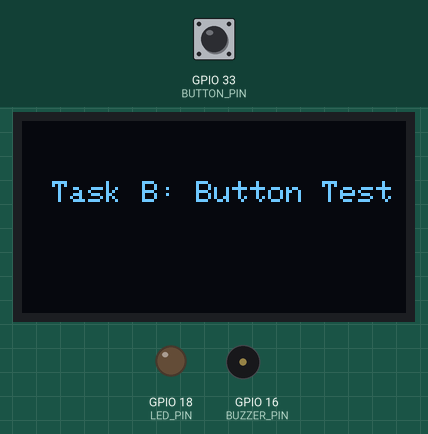
Recording of a program running on a simulated ESP32. On the bench: 128×64 one-colour display, output pins drawn as LEDs (lit = HIGH), buzzer (waves = sounding). Dashed ring = blinking. The test bench sets the inputs (shaded band); at power-on: GPIO 33 (BUTTON_PIN) HIGH.

Above: at 2.7 s.
2.8 s: GPIO 33 (BUTTON_PIN) pulled LOW for 0.15 s
At 3.5 s:
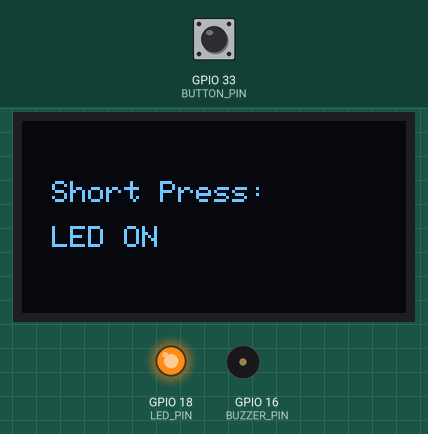
4.4 s: GPIO 33 (BUTTON_PIN) pulled LOW for 3.2 s
At 9.3 s:
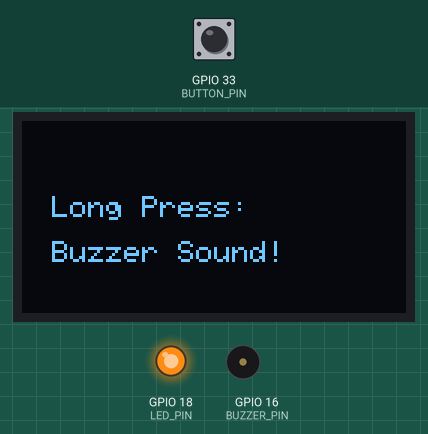
9.6 s: GPIO 33 (BUTTON_PIN) pulled LOW for 1 s
At 11.1 s:
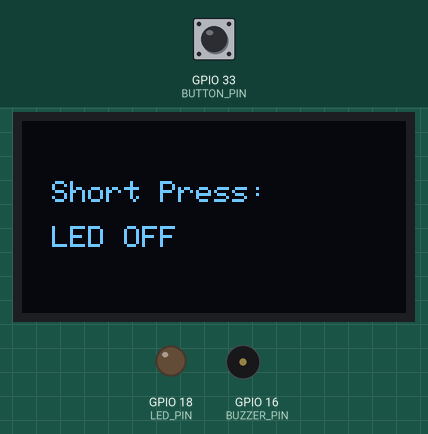
12.1 s: GPIO 33 (BUTTON_PIN) pulled LOW for 3.2 s
At 16.5 s:
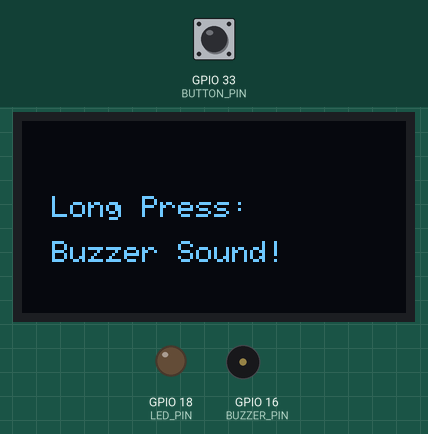
17.3 s: GPIO 33 (BUTTON_PIN) pulsed LOW 5 times (0.12 s each, 0.3 s apart)
At 17.89 s:
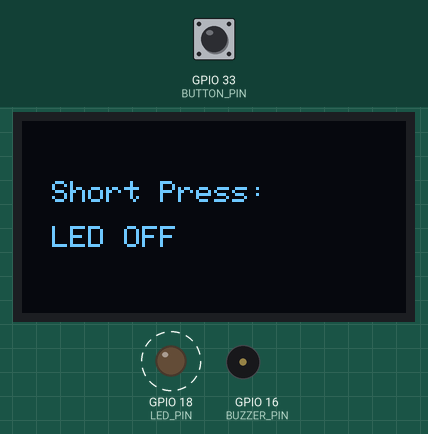
Timing chart, 0 to 20.3 s (numbered marks = the images above; inputs shaded):
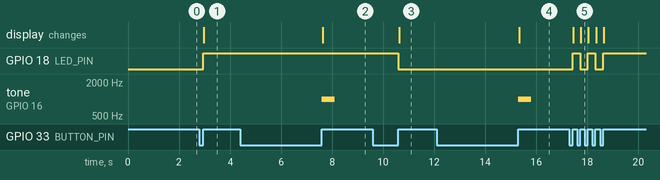

The program:

main.cpp
```cpp
// --- Task B: Button Press Detection ---

// Name:Shahzaman Dhillon
// Reg. No: 23-NTU-CS-1273
// Description: Short press toggles LED, long press (>1.5s) plays buzzer tone


#include <Arduino.h>
#include <Wire.h>
#include <Adafruit_GFX.h>
#include <Adafruit_SSD1306.h>

// --- OLED Configuration ---
#define SCREEN_WIDTH 128
#define SCREEN_HEIGHT 64
Adafruit_SSD1306 display(SCREEN_WIDTH, SCREEN_HEIGHT, &Wire, -1);

// --- Pin Configuration ---
#define BUTTON_PIN 33   // Push button pin
#define LED_PIN 18        // LED pin
#define BUZZER_PIN 16     // Buzzer pin

// --- Variables ---
unsigned long pressStartTime = 0;
bool buttonPressed = false;
bool ledState = false;
const unsigned long LONG_PRESS_TIME = 1500;  // 1.5 seconds threshold

void setup() {
  pinMode(BUTTON_PIN, INPUT_PULLUP);  // Active LOW button
  pinMode(LED_PIN, OUTPUT);
  pinMode(BUZZER_PIN, OUTPUT);

  // Initialize OLED
  if (!display.begin(SSD1306_SWITCHCAPVCC, 0x3C)) {
    Serial.println(F("OLED not found"));
    for (;;);
  }
  display.clearDisplay();
  display.setTextSize(1);
  display.setTextColor(SSD1306_WHITE);
  display.setCursor(10, 20);
  display.println("Task B: Button Test");
  display.display();
  delay(1500);
  display.clearDisplay();
}

void loop() {
  int buttonState = digitalRead(BUTTON_PIN);

  // Detect button press start
  if (buttonState == LOW && !buttonPressed) {
    buttonPressed = true;
    pressStartTime = millis();
  }

  // Detect button release
  if (buttonState == HIGH && buttonPressed) {
    unsigned long pressDuration = millis() - pressStartTime;
    buttonPressed = false;

    if (pressDuration < LONG_PRESS_TIME) {
      // ---- Short Press Action ----
      ledState = !ledState;
      digitalWrite(LED_PIN, ledState);

      // Display event
      display.clearDisplay();
      display.setCursor(10, 20);
      display.println("Short Press:");
      display.setCursor(10, 35);
      display.print("LED ");
      display.print(ledState ? "ON" : "OFF");
      display.display();
    } else {
      // ---- Long Press Action ----
      tone(BUZZER_PIN, 1000, 500); // 1000Hz tone for 0.5s

      display.clearDisplay();
      display.setCursor(10, 25);
      display.println("Long Press:");
      display.setCursor(10, 40);
      display.println("Buzzer Sound!");
      display.display();
    }
  }
}
```

Measured:
- after the input at 2.8 s, GPIO 18 (LED_PIN): LOW → HIGH after 0.15 s; the display: changes after 0.18 s (image 1)
- after the input at 4.4 s, tone on GPIO 16 (BUZZER_PIN): silent → 1000 Hz after 3.2 s, → silent 0.50 s later; the display: changes after 3.2 s (image 2)
- after the input at 9.6 s, GPIO 18 (LED_PIN): HIGH → LOW after 1.0 s; the display: changes after 1.0 s (image 3)
- after the input at 12.1 s, tone on GPIO 16 (BUZZER_PIN): silent → 1000 Hz after 3.2 s, → silent 0.50 s later; the display: changes after 3.2 s (image 4)
- after the input at 17.3 s, GPIO 18 (LED_PIN): alternates HIGH for 0.30 s and LOW for 0.30 s, 5 changes in all, then stays HIGH, starting after 0.12 s; the display: first changes after 0.15 s (image 5 shows a later state)
